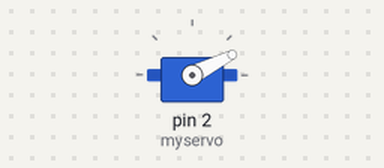
The sketch below on a simulated Arduino Uno, built with avr-gcc and run on an emulated ATmega328P. On the bench: servo.

Above: at 0.05 s.
At 1.35 s:
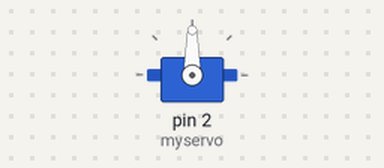
At 2.7 s:
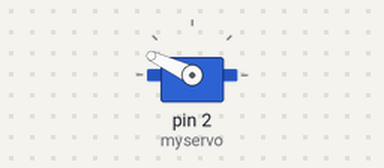
At 5.35 s:
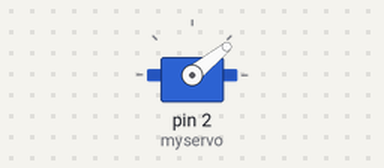
Timing chart, 0 to 7.4 s (numbered marks = the images above):
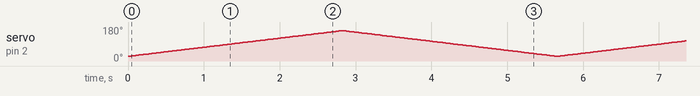

The sketch:

NANO_CtrlServo_VIGOR.ino
```cpp
/*******************************************************************************
 *
 *                  Manejo de servomotor
 *
 *******************************************************************************
 * FileName:        NANO_CtrlServo_VIGOR.ino
 * Processor:       ATmega328
 * Complier:        Arduino v1.6.5
 * Author:          Pedro Sánchez (MrChunckuee)
 * Blog:            http://mrchunckuee.blogspot.com/
 * Email:           mrchunckuee.psr@gmail.com
 * Description:     Barrido automatico de un servo VIGOR VS-2
 *                  El servo trabaja con pulsos que van desde 800 a 2200us
 *******************************************************************************
 * Rev.         Date            Comment
 *   v1.00      23/07/2016      Creación del firmware
 ******************************************************************************/
#include <Servo.h>
Servo myservo;
int pos = 0;    // Variable para la posición del servo

void setup() {
  myservo.attach(2);  //Servo en D2
}

void loop() {
  // De 800 a 2200us por que es el rango en el que trabaja el servo
  // Incrementamos o decrementamos en 5, pero igual puede variar el valor
  // incluso se puede variar el retardo
  for(pos = 800; pos <= 2200; pos += 5){
    myservo.writeMicroseconds(pos); //Enviamos la posición del servo
    delay(10); // Pequeño retardo antes de cambiar a la nueva posición
  }
  for(pos = 2200; pos>=800; pos-=5){
    myservo.writeMicroseconds(pos);
    delay(10);
  }
}
```
